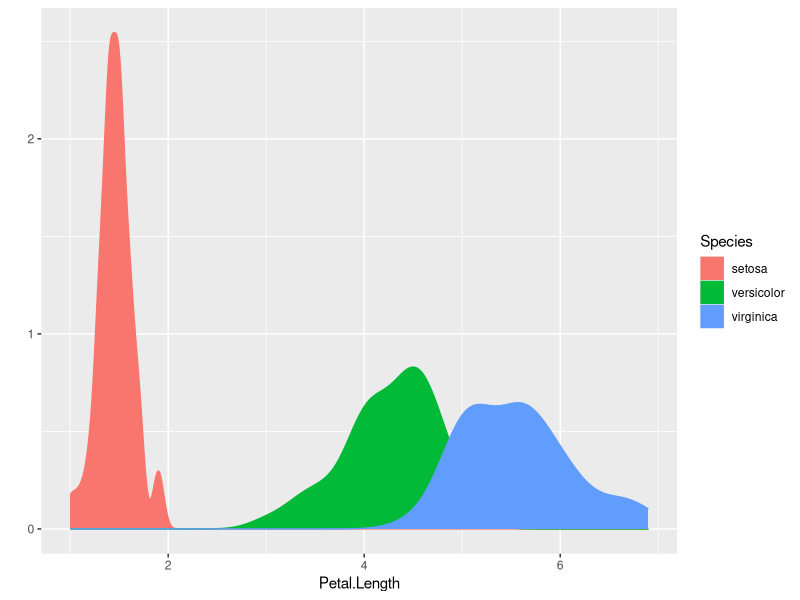
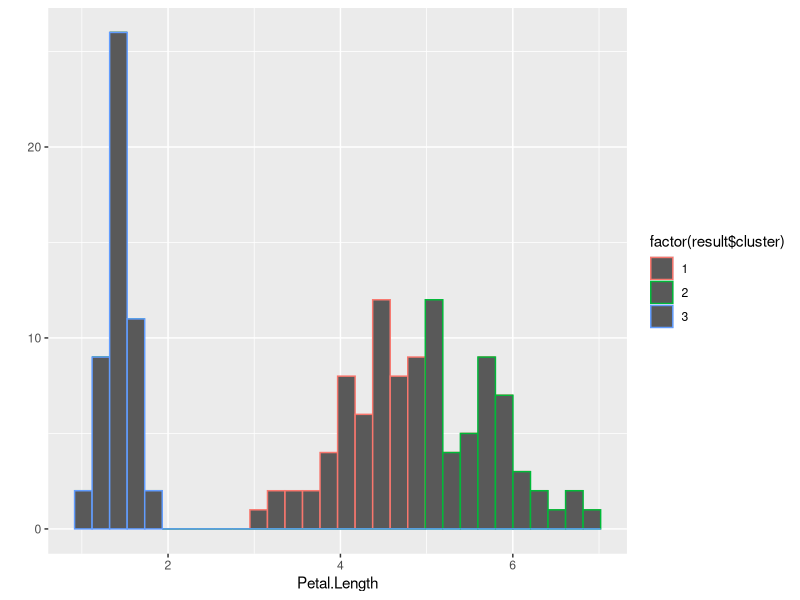
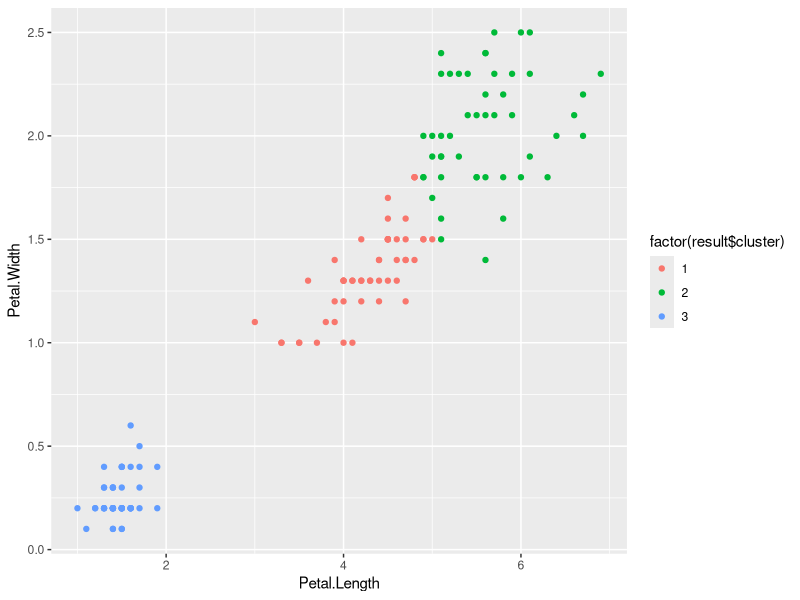

Here is the R script that generated these plots, in order:
# CLUSTERING IRIS.R
#
#
# Version:
#
# Date:
# Author:
#
#TOC> ==========================================================================
#TOC>
#TOC>   Section  Title                                            Line
#TOC> --------------------------------------------------------------------------
#TOC>   1        Packages
#TOC>   2        Dataset exploration
#TOC>   3        Clustering
#TOC>   4        Multidimensional clustering
#TOC> ==========================================================================

# ====    1  Packages  =========================================================

if (!require(ggplot2, quietly = TRUE)) {
    install.packages("ggplot2")
    library(ggplot2)
}

# ====    2 Dataset exploration  ===============================================

my_data <- iris

# Let's explore the dataset
str(my_data)

summary(my_data$Petal.Length)

summary(my_data$Petal.Width)

# Let's explore the distribution of petal length across the different species

qplot(
    Petal.Length,
    data = my_data,
    geom = 'density',
    color = Species,
    fill = Species
)

# ====    3 Clustering  ========================================================

# Can we exctract the different species into clusters using petal lenght?

my_data2 <- my_data[, "Petal.Length"]

num_clusters <- 3

set.seed(1234)

result <-kmeans(my_data2, num_clusters, nstart = 20)

# Let's see how the original species have been assigned into clusters

table(result$cluster, my_data$Species)


# Let's plot sepal lenght per cluster

qplot(
    Petal.Length,
    data = my_data,
    color = factor(result$cluster))


# ====    4 Multidimensional clustering  =======================================

# Can we exctract the different species into clusters using 2 attributes?

my_data3 <- my_data[, c("Petal.Width", "Petal.Length")]

num_clusters <- 3
set.seed(1234)
result <- kmeans(my_data3, num_clusters, nstart = 20)

table(result$cluster, my_data$Species)

# Let's plot sepal lenght and petal width per cluster

qplot(Petal.Length,
      Petal.Width,
      data = my_data,
      color = factor(result$cluster))


